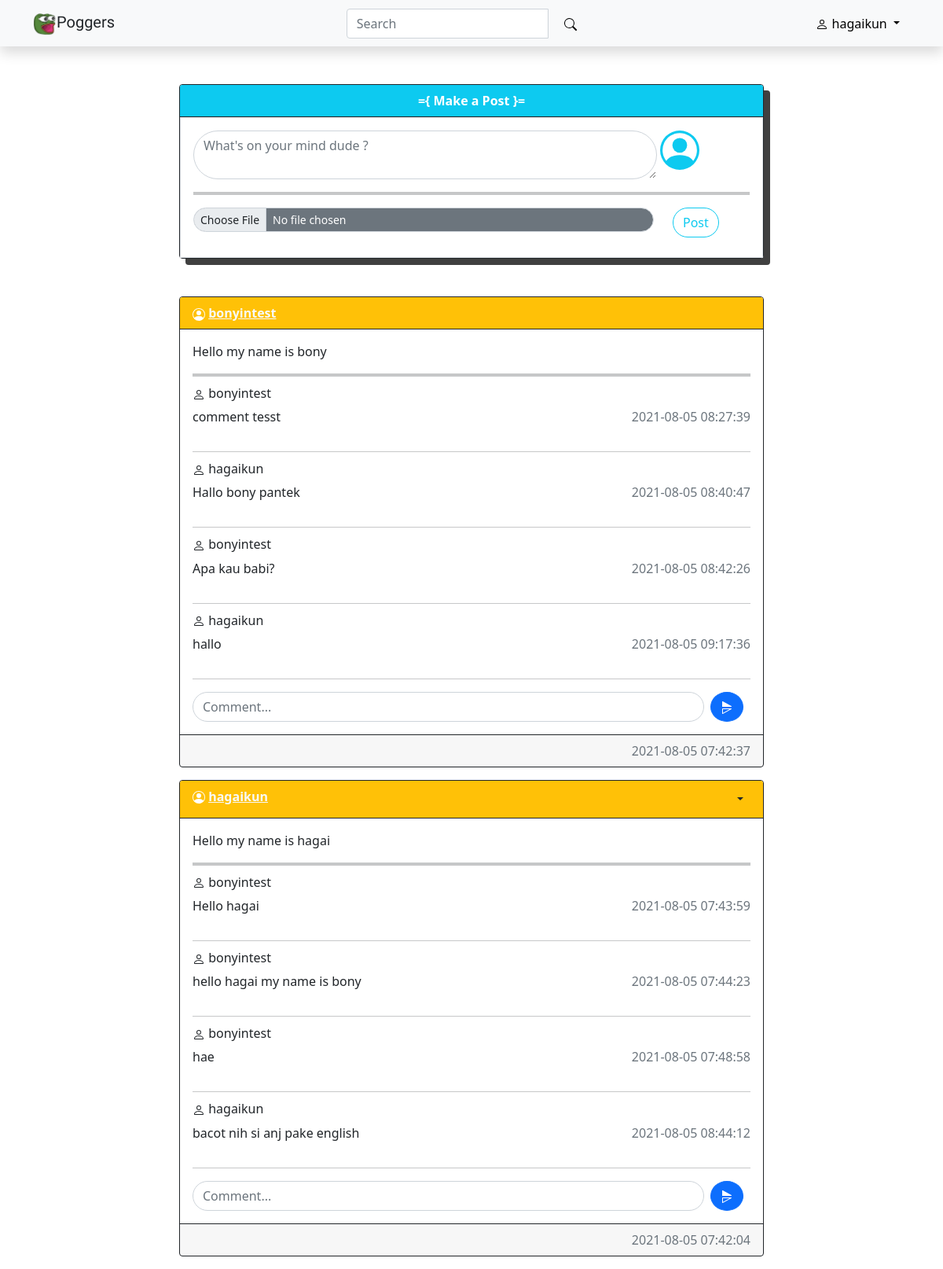
Screenshot of /home (signed in) with the database file from the repository.
### website/models.py (models this page shows)
class User(db.Model, UserMixin):
    id = db.Column(db.Integer, primary_key=True)
    email =db.Column(db.String(150), unique = True)
    name = db.Column(db.String(150), unique=True)
    password = db.Column(db.String(150))
    date_created = db.Column(db.DateTime(timezone=True), default=func.now())
    posts = db.relationship('Posts', backref='user', passive_deletes=True)
    comments = db.relationship('Comments', backref='user', passive_deletes=True)

class Posts(db.Model):
    id = db.Column(db.Integer, primary_key=True)
    post = db.Column(db.Text, nullable=False)
    author = db.Column(db.Integer, db.ForeignKey('user.id', ondelete="CASCADE"), nullable=False)
    date_created = db.Column(db.DateTime(timezone=True), default=func.now())
    comments = db.relationship('Comments', backref='posts', passive_deletes=True)

class Comments(db.Model):
    id = db.Column(db.Integer, primary_key=True)
    text = db.Column(db.String(200), nullable=False)
    author = db.Column(db.Integer, db.ForeignKey('user.id', ondelete="CASCADE"), nullable=False)
    post_id = db.Column(db.Integer, db.ForeignKey('posts.id', ondelete="CASCADE"), nullable=False)
    date_created = db.Column(db.DateTime(timezone=True), default=func.now())

### website/views.py (the view)
@views.route("/")
@views.route("/home")
def home():
    posts = Posts.query.order_by(Posts.date_created.desc())
    return render_template("home.html", user = current_user, posts = posts)

### website/__init__.py (called while the page is built)
def create_app():
    app = Flask(__name__)
    app.config['SECRET_KEY'] = "hellomfs"
    app.config['SQLALCHEMY_DATABASE_URI'] = f'sqlite:///{DB_NAME}'
    db.init_app(app)
    from .views import views
    from .auth import auth
    app.register_blueprint(views, url_prefix="/")
    app.register_blueprint(auth, url_prefix="/")
    from .models import User, Posts, Comments
    create_database(app)
    login_manager = LoginManager()
    login_manager.login_view = "auth.login"
    login_manager.init_app(app)
    @login_manager.user_loader
    def load_user(id):
        return User.query.get(int(id))
    return app

### website/templates/home.html (shortened to what this page needs)
{% extends "base.html" %} {% block title %}Poggers - Home{% endblock %} {% block content %}
<div class="d-flex justify-content-center">
  <div class="col-sm-8">
    <div class="card rounded-start border border-dark card-post mb-5">
      <div class="card-header bg-info border-dark text-center text-white"><strong>={ Make a Post }=</strong></div>
      <div class="card-body border">
        <form method="POST" action="/create-post">
          <div class="d-flex justify-content-between align-item-center">
            <div class="col-sm-10">
              <textarea class="form-control rounded-pill" placeholder="What's on your mind dude ?" id="post" name="post" rows="2" required></textarea>
            </div>
            <div class="col-sm-2 ms-1">
            </div>
          </div>
          <hr class="border border-2 border-dark" />
          <div class="row">
            <div class="col-sm-10 mb-2">
              <input class="form-control form-control-sm mb-2 rounded-pill bg-secondary text-white" id="formFileSm" type="file" />
            </div>
            <div class="col-sm-2"><button type="submit" class="btn btn-outline-info rounded-pill">Post</button></div>
          </div>
        </form>
      </div>
    </div>
    {% for post in posts %}
    <div class="card rounded-start border border-dark mb-3">
      <div class="card-header bg-warning border-dark text-left text-white d-flex justify-content-between align-item-center">
        <strong
          >
          <a href="/posts/{{post.user.name}}" class="text-light">{{post.user.name}}</a></strong
        >
        {% if user.id == post.author %}
        <div class="dropdown">
          <button class="btn dropdown-toggle btn-sm" type="button" id="dropdownMenuButton1" data-bs-toggle="dropdown" aria-expanded="false"></button>
        </div>
        {% endif %}
      </div>
      <div class="card-body">
        <p class="card-text">{{post.post}}</p>
        <hr class="border border-2 border-dark" />
        {% for comment in post.comments %}
        <h6 class="card-subtitle mb-2">
          {{comment.user.name}}
        </h6>
        <div class="d-flex justify-content-between align-item-center">
          <p class="card-text">{{comment.text}}</p>
          <p class="card-text text-muted">{{comment.date_created}}</p>
        </div>
        <hr />
        {% endfor %}
        <form method="POST" action="/create-comment/{{post.id}}" class="d-flex justify-content-between align-item-center">
          <div class="col-sm-11">
            <input type="text" class="form-control rounded-pill" id="text" name="text" placeholder="Comment..." />
          </div>
          <div class="col-sm-1">
            <button type="submit" class="btn btn-primary rounded-circle ms-2">
            </button>
          </div>
        </form>
      </div>
      <div class="card-footer text-muted border-dark text-end">{{post.date_created}}</div>
    </div>
    {% endfor %}
  </div>
</div>
{% endblock %}

### website/templates/base.html (shortened to what this page needs)
<!DOCTYPE html>
<html lang="en">
  <head>
    <link href="https://cdn.jsdelivr.net/npm/bootstrap@5.0.2/dist/css/bootstrap.min.css" rel="stylesheet" />
    <link rel="stylesheet" type="text/css" href="{{ url_for('static',filename='css/style.css') }}" />
  </head>
  <body>
    <nav class="navbar navbar-expand-lg navbar-light bg-light shadow">
      <div class="container">
        <div class="d-flex justify-content-start">
          <a class="navbar-brand text-dark app-name" href="/"> <img src="{{ url_for('static',filename='img/logo.png') }}" alt="" width="30" height="30" class="d-inline-block align-text-top" />Poggers</a>
        </div>
        <div class="d-flex justify-content-center">
          <form class="d-flex">
            <div class="input-group">
              <input class="form-control me-2" type="search" placeholder="Search" aria-label="Search" />
              <span class="input-group-btn">
                <button class="btn btn-light" type="submit">
                </button>
              </span>
            </div>
          </form>
        </div>
        <div class="d-flex justify-content-end">
          <div class="collapse navbar-collapse" id="navbarNav">
            {% if user.is_authenticated %}
            <div class="btn-group">
              <button type="button" class="btn btn-light dropdown-toggle" data-bs-toggle="dropdown" aria-expanded="false">
                {{user.name}}
              </button>
            </div>
            {% endif %}
          </div>
        </div>
      </div>
    </nav>
    <div class="container mt-5">{% block content %}{% endblock %}</div>
  </body>
</html>

### website/static/css/style.css (style rules this page uses)
.app-name, .my-post { font-family: "Sigmar One", cursive; }
.card-post { -webkit-box-shadow: 8px 8px 0px 0px rgba(0, 0, 0, 0.75); -moz-box-shadow: 8px 8px 0px 0px rgba(0, 0, 0, 0.75); box-shadow: 8px 8px 0px 0px rgba(0, 0, 0, 0.75); }

### rows the page displays
User: name "hagaikun"
Posts: user.name "bonyintest", post "Hello my name is bony", date_created "2021-08-05 07:42:37"
Comments: user.name "bonyintest", text "comment tesst", date_created "2021-08-05 08:27:39"
Comments: user.name "hagaikun", text "Hallo bony pantek", date_created "2021-08-05 08:40:47"
Comments: user.name "bonyintest", text "Apa kau babi?", date_created "2021-08-05 08:42:26"
Comments: user.name "hagaikun", text "hallo", date_created "2021-08-05 09:17:36"
Posts: user.name "hagaikun", post "Hello my name is hagai", date_created "2021-08-05 07:42:04"
Comments: user.name "bonyintest", text "Hello hagai", date_created "2021-08-05 07:43:59"
Comments: user.name "bonyintest", text "hello hagai my name is bony", date_created "2021-08-05 07:44:23"
Comments: user.name "bonyintest", text "hae", date_created "2021-08-05 07:48:58"
Comments: user.name "hagaikun", text "bacot nih si anj pake english", date_created "2021-08-05 08:44:12"
